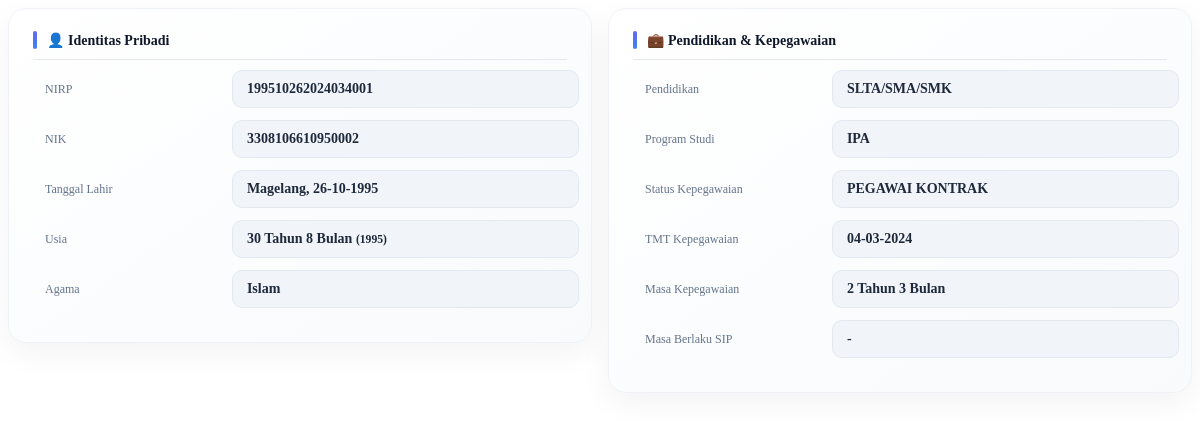
/pages/Kontrak/detailKontrak.php?id=91, run on the app's committed database.
### tables this page shows
CREATE TABLE `pegawai_kontrak` (
  `id` int(11) NOT NULL,
  `nama` varchar(500) DEFAULT NULL,
  `nik` varchar(100) DEFAULT NULL,
  `nip` varchar(100) DEFAULT NULL,
  `tempat_lahir` varchar(200) DEFAULT NULL,
  `tanggal_lahir` date DEFAULT NULL,
  `jenis_kelamin` varchar(50) DEFAULT NULL,
  `agama` varchar(50) DEFAULT NULL,
  `alamat` text DEFAULT NULL,
  `nomor_hp` varchar(50) DEFAULT NULL,
  `email` varchar(200) DEFAULT NULL,
  `pendidikan` varchar(200) DEFAULT NULL,
  `program_studi` varchar(200) DEFAULT NULL,
  `jabatan` varchar(200) DEFAULT NULL,
  `unit` varchar(200) DEFAULT NULL,
  `status_kepegawaian` varchar(100) DEFAULT NULL,
  `tmt_kepegawaian` date DEFAULT NULL,
  `tmt_masuk` date DEFAULT NULL,
  `status_pegawai` enum('AKTIF','NONAKTIF','RESIGN','PENSIUN') DEFAULT 'AKTIF',
  `tmt_status` date DEFAULT NULL,
  `masa_berlaku` date DEFAULT NULL
);

### pages/Kontrak/detailKontrak.php (the view, shortened to what this page needs)
<?php
require_once('../../config/db.php');
$id = intval($_GET['id']);
$data = $koneksi->query("SELECT * FROM pegawai_kontrak WHERE id=$id")->fetch_assoc();
$tgl_lahir = $data['tanggal_lahir'];
$lahir = new DateTime($tgl_lahir);
$today = new DateTime();
$diff = $today->diff($lahir);
$usia_tahun = $diff->y;
$usia_bulan = $diff->m;
$tahun_lahir = $lahir->format('Y');
if (!empty($data['tmt_kepegawaian']) && $data['tmt_kepegawaian'] != '0000-00-00') {
    $tmt_kepeg = new DateTime($data['tmt_kepegawaian']);
    $today = new DateTime();
    $diff_kepeg = $today->diff($tmt_kepeg);
    $kepeg_tahun = $diff_kepeg->y;
    $kepeg_bulan = $diff_kepeg->m;
} else {
    $kepeg_tahun = '-';
    $kepeg_bulan = '';
}
?>
<div class="detail-container">
    <div class="card-box">
        <div class="section-title">👤 Identitas Pribadi</div>
        <div class="item">
            <span class="label">NIRP</span>
            <span class="value"><?= $data['nip']; ?></span>
        </div>
        <div class="item">
            <span class="label">NIK</span>
            <span class="value"><?= $data['nik']; ?></span>
        </div>
        <div class="item">
            <span class="label">Tanggal Lahir</span>
            <span class="value">
                <?= $data['tempat_lahir']; ?>, <?= date('d-m-Y', strtotime($data['tanggal_lahir'])); ?>
            </span>
        </div>
        <div class="item">
            <span class="label">Usia</span>
            <span class="value">
                <?= $usia_tahun; ?> Tahun <?= $usia_bulan; ?> Bulan
                <small>(<?= $tahun_lahir; ?>)</small>
            </span>
        </div>
        <div class="item">
            <span class="label">Agama</span>
            <span class="value"><?= $data['agama']; ?></span>
        </div>
    </div>
    <div class="card-box">
        <div class="section-title">💼 Pendidikan & Kepegawaian</div>
        <div class="item">
            <span class="label">Pendidikan</span>
            <span class="value"><?= $data['pendidikan']; ?></span>
        </div>
        <div class="item">
            <span class="label">Program Studi</span>
            <span class="value"><?= $data['program_studi']; ?></span>
        </div>
        <div class="item">
            <span class="label">Status Kepegawaian</span>
            <span class="value"><?= $data['status_kepegawaian']; ?></span>
        </div>
        <div class="item">
            <span class="label">TMT Kepegawaian</span>
            <span class="value">
                <?= date('d-m-Y', strtotime($data['tmt_kepegawaian'])); ?>
            </span>
        </div>
        <div class="item">
            <span class="label">Masa Kepegawaian</span>
            <span class="value">
                <?= $kepeg_tahun; ?> Tahun <?= $kepeg_bulan; ?> Bulan
            </span>
        </div>
        <div class="item">
            <span class="label">Masa Berlaku SIP</span>
            <span class="value">
                <?=
                (!empty($data['masa_berlaku']) &&
                    $data['masa_berlaku'] != '0000-00-00')
                    ? date('d-m-Y', strtotime($data['masa_berlaku']))
                    : '-';
                ?>
            </span>
        </div>
    </div>
</div>

### pages/Kontrak/detailKontrak.php (style rules this page uses)
.detail-container { display: flex; gap: 16px; align-items: flex-start; }
.card-box { flex: 1; min-width: 0; overflow: hidden; transition: 0.2s; height: fit-content; background: linear-gradient(145deg, #ffffff, #f8fafc); border-radius: 18px; padding: 22px 24px; border: 1px solid #eef2f7; box-shadow: 0 10px 30px rgba(0, 0, 0, 0.05), inset 0 1px 0 rgba(255, 255, 255, 0.6); }
.section-title { display: flex; align-items: center; gap: 10px; font-size: 14px; font-weight: 700; color: #0f172a; margin-bottom: 10px; padding-bottom: 10px; border-bottom: 1px solid #e5e7eb; position: relative; }
.section-title::before { content: ""; width: 4px; height: 18px; border-radius: 6px; background: linear-gradient(180deg, #6366f1, #3b82f6); }
.item { display: grid; margin-bottom: 12px; gap: 12px; align-items: center; grid-template-columns: 35% 65%; }
.label { font-size: 12px; color: #64748b; font-weight: 500; line-height: 1.4; flex-shrink: 0; width: 120px; padding: 9px 12px; white-space: nowrap; }
.value { flex: 1; min-width: 0; font-size: 14px; font-weight: 600; color: #1e293b; padding: 10px 14px; border-radius: 10px; background: #f1f5f9; border: 1px solid #e2e8f0; word-break: normal; overflow-wrap: anywhere; }

### data on the page
pegawai_kontrak: nip "199510262024034001", nik "3308106610950002", tempat_lahir "Magelang", tanggal_lahir "26-10-1995", tanggal_lahir "1995", agama "Islam", pendidikan "SLTA/SMA/SMK", program_studi "IPA", status_kepegawaian "PEGAWAI KONTRAK", tmt_kepegawaian "04-03-2024", tmt_kepegawaian "2", tmt_kepegawaian "3"
